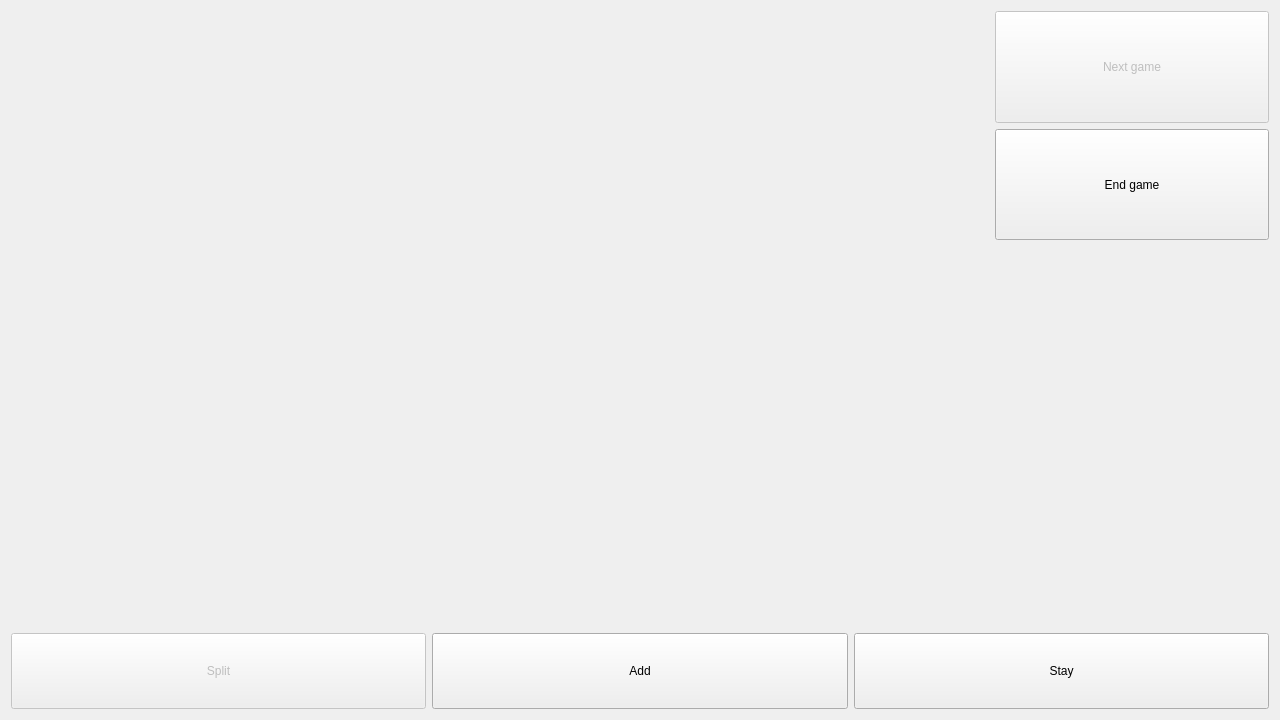
<?xml version="1.0" encoding="UTF-8"?>
<ui version="4.0">
 <class>gameWindow</class>
 <widget class="QWidget" name="gameWindow">
  <property name="geometry">
   <rect>
    <x>0</x>
    <y>0</y>
    <width>1280</width>
    <height>720</height>
   </rect>
  </property>
  <property name="minimumSize">
   <size>
    <width>1280</width>
    <height>720</height>
   </size>
  </property>
  <property name="maximumSize">
   <size>
    <width>1280</width>
    <height>720</height>
   </size>
  </property>
  <property name="windowTitle">
   <string>BlackJack</string>
  </property>
  <property name="windowIcon">
   <iconset>
    <normaloff>images/icon.ico</normaloff>images/icon.ico</iconset>
  </property>
  <property name="styleSheet">
   <string notr="true"/>
  </property>
  <layout class="QGridLayout" name="gridLayout_2" rowstretch="3,2,3,1" columnstretch="2,1,3,1,2">
   <item row="0" column="1">
    <spacer name="beetwenDandA">
     <property name="orientation">
      <enum>Qt::Orientation::Horizontal</enum>
     </property>
     <property name="sizeHint" stdset="0">
      <size>
       <width>40</width>
       <height>20</height>
      </size>
     </property>
    </spacer>
   </item>
   <item row="0" column="3">
    <spacer name="beetwenDandG">
     <property name="orientation">
      <enum>Qt::Orientation::Horizontal</enum>
     </property>
     <property name="sizeType">
      <enum>QSizePolicy::Policy::Expanding</enum>
     </property>
     <property name="sizeHint" stdset="0">
      <size>
       <width>40</width>
       <height>20</height>
      </size>
     </property>
    </spacer>
   </item>
   <item row="0" column="0">
    <layout class="QVBoxLayout" name="analyse"/>
   </item>
   <item row="3" column="0" colspan="5">
    <layout class="QHBoxLayout" name="buttons">
     <property name="sizeConstraint">
      <enum>QLayout::SizeConstraint::SetMinimumSize</enum>
     </property>
     <item>
      <widget class="QPushButton" name="split">
       <property name="enabled">
        <bool>false</bool>
       </property>
       <property name="sizePolicy">
        <sizepolicy hsizetype="Expanding" vsizetype="Expanding">
         <horstretch>0</horstretch>
         <verstretch>0</verstretch>
        </sizepolicy>
       </property>
       <property name="text">
        <string>Split</string>
       </property>
      </widget>
     </item>
     <item>
      <widget class="QPushButton" name="add">
       <property name="sizePolicy">
        <sizepolicy hsizetype="Expanding" vsizetype="Expanding">
         <horstretch>0</horstretch>
         <verstretch>0</verstretch>
        </sizepolicy>
       </property>
       <property name="text">
        <string>Add</string>
       </property>
      </widget>
     </item>
     <item>
      <widget class="QPushButton" name="stay">
       <property name="sizePolicy">
        <sizepolicy hsizetype="Expanding" vsizetype="Expanding">
         <horstretch>0</horstretch>
         <verstretch>0</verstretch>
        </sizepolicy>
       </property>
       <property name="text">
        <string>Stay</string>
       </property>
      </widget>
     </item>
    </layout>
   </item>
   <item row="0" column="4">
    <layout class="QVBoxLayout" name="gameButtons">
     <item>
      <widget class="QPushButton" name="nextGame">
       <property name="enabled">
        <bool>false</bool>
       </property>
       <property name="sizePolicy">
        <sizepolicy hsizetype="Minimum" vsizetype="Expanding">
         <horstretch>0</horstretch>
         <verstretch>0</verstretch>
        </sizepolicy>
       </property>
       <property name="text">
        <string>Next game</string>
       </property>
      </widget>
     </item>
     <item>
      <widget class="QPushButton" name="endGame">
       <property name="sizePolicy">
        <sizepolicy hsizetype="Minimum" vsizetype="Expanding">
         <horstretch>0</horstretch>
         <verstretch>0</verstretch>
        </sizepolicy>
       </property>
       <property name="text">
        <string>End game</string>
       </property>
      </widget>
     </item>
    </layout>
   </item>
   <item row="1" column="2">
    <spacer name="beetwenDandP">
     <property name="orientation">
      <enum>Qt::Orientation::Vertical</enum>
     </property>
     <property name="sizeType">
      <enum>QSizePolicy::Policy::Expanding</enum>
     </property>
     <property name="sizeHint" stdset="0">
      <size>
       <width>20</width>
       <height>40</height>
      </size>
     </property>
    </spacer>
   </item>
   <item row="2" column="0" colspan="5">
    <widget class="QWidget" name="playerHandWidget" native="true">
     <property name="sizePolicy">
      <sizepolicy hsizetype="Preferred" vsizetype="Expanding">
       <horstretch>0</horstretch>
       <verstretch>0</verstretch>
      </sizepolicy>
     </property>
     <property name="maximumSize">
      <size>
       <width>1266</width>
       <height>16777215</height>
      </size>
     </property>
     <layout class="QHBoxLayout" name="playerHands"/>
    </widget>
   </item>
   <item row="0" column="2">
    <layout class="QHBoxLayout" name="dealer"/>
   </item>
  </layout>
 </widget>
 <resources/>
 <connections/>
</ui>
